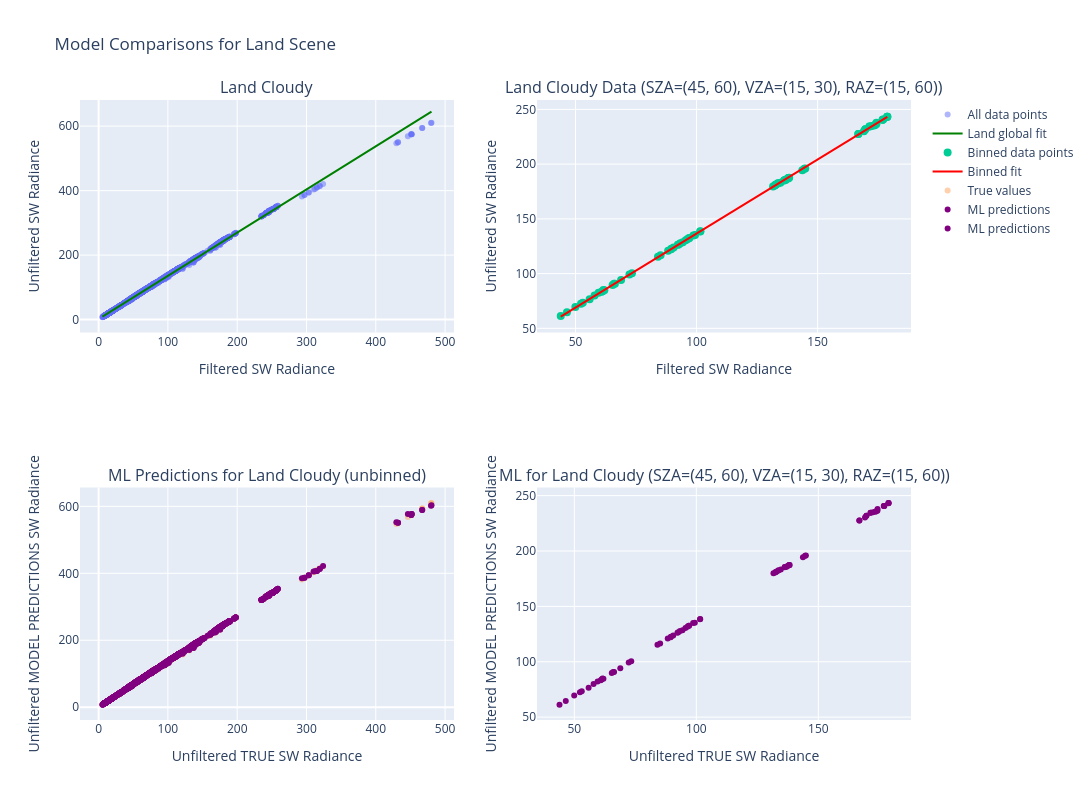

The cell this chart's notebook holds for it:
### Code cell
compare_global_vs_bin_fit_interactive(
    land_cloudy,
    scene="Land",
    sza_range=(45,60),
    vza_range=(15,30),
    raz_range=(15,60),
    degree=1,
    ml_model=test_model,
    name="Land Cloudy"
)

### Figure 1 — Plotly figure (JSON) as saved in the notebook; plotly's stock layout.template omitted (floating-point values rounded to 4 significant figures; data arrays with more than 128 entries replaced by an {"elided": "..."} marker saying what was removed)
{"data": [{"hovertemplate": "Filtered SW: %{x:.2f}<br>Unfiltered SW: %{y:.2f}", "marker": {"opacity": 0.5, "size": 6}, "mode": "markers", "name": "All data points", "type": "scatter", "x": {"elided": "2520 float values"}, "xaxis": "x", "y": {"elided": "2520 float values"}, "yaxis": "y"}, {"line": {"color": "green", "width": 2}, "mode": "lines", "name": "Land global fit", "type": "scatter", "x": {"elided": "2520 float values"}, "xaxis": "x", "y": {"elided": "2520 float values"}, "yaxis": "y"}, {"hovertemplate": "Filtered SW: %{x:.2f}<br>Unfiltered SW: %{y:.2f}", "marker": {"size": 8}, "mode": "markers", "name": "Binned data points", "type": "scatter", "x": [61.17, 92.26, 133.6, 171.4, 53.03, 88.27, 132.6, 171.4, 61.91, 92.62, 136.2, 174.3, 43.91, 84.06, 137.7, 178.8, 46.48, 85.15, 138.0, 178.8, 55.84, 89.47, 144.6, 178.8, 65.34, 96.84, 133.5, 169.7, 57.89, 93.3, 132.7, 169.7, 66.28, 97.05, 136.2, 172.4, 49.94, 89.56, 138.0, 176.8, 52.28, 90.52, 138.2, 176.8, 60.83, 94.32, 144.9, 177.1, 72.28, 101.6, 132.3, 166.8, 65.91, 98.68, 131.6, 166.8, 73.32, 101.5, 134.6, 169.1, 59.53, 95.54, 136.9, 173.5, 61.52, 96.33, 137.1, 173.5, 68.83, 99.38, 143.7, 174.2], "xaxis": "x2", "y": [83.96, 126.2, 182.4, 234.4, 73.27, 121.0, 181.2, 234.4, 84.74, 126.5, 185.3, 237.7, 61.38, 115.3, 187.0, 243.4, 64.64, 116.7, 187.4, 243.4, 76.53, 122.2, 195.7, 243.3, 89.69, 132.3, 182.3, 231.8, 79.9, 127.7, 181.2, 231.8, 90.73, 132.4, 185.1, 234.9, 69.52, 122.6, 187.3, 240.5, 72.49, 123.9, 187.6, 240.5, 83.34, 128.6, 196.0, 240.7, 99.16, 138.7, 180.5, 227.4, 90.78, 134.8, 179.6, 227.4, 100.3, 138.4, 183.0, 230.1, 82.42, 130.6, 185.7, 235.6, 84.95, 131.6, 185.9, 235.6, 94.21, 135.4, 194.3, 236.4], "yaxis": "y2"}, {"line": {"color": "red", "width": 2}, "mode": "lines", "name": "Binned fit", "type": "scatter", "x": [43.91, 46.48, 49.94, 52.28, 53.03, 55.84, 57.89, 59.53, 60.83, 61.17, 61.52, 61.91, 65.34, 65.91, 66.28, 68.83, 72.28, 73.32, 84.06, 85.15, 88.27, 89.47, 89.56, 90.52, 92.26, 92.62, 93.3, 94.32, 95.54, 96.33, 96.84, 97.05, 98.68, 99.38, 101.5, 101.6, 131.6, 132.3, 132.6, 132.7, 133.5, 133.6, 134.6, 136.2, 136.2, 136.9, 137.1, 137.7, 138.0, 138.0, 138.2, 143.7, 144.6, 144.9, 166.8, 166.8, 169.1, 169.7, 169.7, 171.4, 171.4, 172.4, 173.5, 173.5, 174.2, 174.3, 176.8, 176.8, 177.1, 178.8, 178.8, 178.8], "xaxis": "x2", "y": [60.77, 64.24, 68.92, 72.08, 73.1, 76.9, 79.66, 81.88, 83.64, 84.1, 84.57, 85.11, 89.73, 90.51, 91.01, 94.46, 99.13, 100.5, 115.1, 116.5, 120.7, 122.4, 122.5, 123.8, 126.1, 126.6, 127.5, 128.9, 130.6, 131.6, 132.3, 132.6, 134.8, 135.8, 138.7, 138.7, 179.3, 180.3, 180.7, 180.8, 182.0, 182.0, 183.4, 185.5, 185.6, 186.5, 186.7, 187.6, 188.0, 188.0, 188.3, 195.7, 196.9, 197.3, 226.9, 226.9, 230.1, 230.8, 230.8, 233.2, 233.2, 234.5, 236.0, 236.0, 237.0, 237.0, 240.5, 240.5, 240.8, 243.1, 243.1, 243.1], "yaxis": "y2"}, {"hovertemplate": "Filtered SW: %{x:.2f}<br>True Unfiltered: %{y:.2f}", "marker": {"opacity": 0.5, "size": 6}, "mode": "markers", "name": "True values", "type": "scatter", "x": {"elided": "2520 float values"}, "xaxis": "x3", "y": {"elided": "2520 float values"}, "yaxis": "y3"}, {"hovertemplate": "Filtered SW: %{x:.2f}<br>Predicted: %{y:.2f}", "marker": {"color": "purple", "size": 6}, "mode": "markers", "name": "ML predictions", "type": "scatter", "x": {"elided": "2520 float values"}, "xaxis": "x3", "y": {"elided": "2520 float values"}, "yaxis": "y3"}, {"hovertemplate": "Filtered SW: %{x:.2f}<br>Predicted: %{y:.2f}", "marker": {"color": "purple", "size": 6}, "mode": "markers", "name": "ML predictions", "type": "scatter", "x": [61.17, 92.26, 133.6, 171.4, 53.03, 88.27, 132.6, 171.4, 61.91, 92.62, 136.2, 174.3, 43.91, 84.06, 137.7, 178.8, 46.48, 85.15, 138.0, 178.8, 55.84, 89.47, 144.6, 178.8, 65.34, 96.84, 133.5, 169.7, 57.89, 93.3, 132.7, 169.7, 66.28, 97.05, 136.2, 172.4, 49.94, 89.56, 138.0, 176.8, 52.28, 90.52, 138.2, 176.8, 60.83, 94.32, 144.9, 177.1, 72.28, 101.6, 132.3, 166.8, 65.91, 98.68, 131.6, 166.8, 73.32, 101.5, 134.6, 169.1, 59.53, 95.54, 136.9, 173.5, 61.52, 96.33, 137.1, 173.5, 68.83, 99.38, 143.7, 174.2], "xaxis": "x4", "y": [84.07, 126.3, 182.4, 234.6, 73.42, 120.9, 181.1, 234.6, 84.78, 126.6, 185.4, 237.8, 61.31, 115.4, 187.0, 243.4, 64.65, 116.5, 187.1, 243.4, 76.5, 122.2, 195.6, 243.2, 89.77, 132.5, 182.4, 231.8, 80.02, 127.7, 181.2, 231.8, 90.83, 132.6, 185.3, 234.9, 69.5, 122.6, 187.3, 240.6, 72.48, 123.8, 187.4, 240.6, 83.27, 128.6, 196.0, 240.7, 99.28, 138.7, 180.7, 227.5, 90.78, 134.9, 179.8, 227.5, 100.6, 138.3, 183.3, 230.2, 82.2, 130.5, 185.8, 235.6, 84.88, 131.6, 186.0, 235.6, 94.15, 135.2, 194.4, 236.3], "yaxis": "y4"}], "layout": {"annotations": [{"font": {"size": 16}, "showarrow": false, "text": "Land Cloudy", "x": 0.225, "xanchor": "center", "xref": "paper", "y": 1, "yanchor": "bottom", "yref": "paper"}, {"font": {"size": 16}, "showarrow": false, "text": "Land Cloudy Data (SZA=(45, 60), VZA=(15, 30), RAZ=(15, 60))", "x": 0.775, "xanchor": "center", "xref": "paper", "y": 1, "yanchor": "bottom", "yref": "paper"}, {"font": {"size": 16}, "showarrow": false, "text": "ML Predictions for Land Cloudy (unbinned)", "x": 0.225, "xanchor": "center", "xref": "paper", "y": 0.375, "yanchor": "bottom", "yref": "paper"}, {"font": {"size": 16}, "showarrow": false, "text": "ML for Land Cloudy (SZA=(45, 60), VZA=(15, 30), RAZ=(15, 60))", "x": 0.775, "xanchor": "center", "xref": "paper", "y": 0.375, "yanchor": "bottom", "yref": "paper"}], "height": 800, "showlegend": true, "title": {"text": "Model Comparisons for Land Scene"}, "width": 1200, "xaxis": {"anchor": "y", "domain": [0, 0.45], "title": {"text": "Filtered SW Radiance"}}, "xaxis2": {"anchor": "y2", "domain": [0.55, 1], "title": {"text": "Filtered SW Radiance"}}, "xaxis3": {"anchor": "y3", "domain": [0, 0.45], "title": {"text": "Unfiltered TRUE SW Radiance"}}, "xaxis4": {"anchor": "y4", "domain": [0.55, 1], "title": {"text": "Unfiltered TRUE SW Radiance"}}, "yaxis": {"anchor": "x", "domain": [0.625, 1], "title": {"text": "Unfiltered SW Radiance"}}, "yaxis2": {"anchor": "x2", "domain": [0.625, 1], "title": {"text": "Unfiltered SW Radiance"}}, "yaxis3": {"anchor": "x3", "domain": [0, 0.375], "title": {"text": "Unfiltered MODEL PREDICTIONS SW Radiance"}}, "yaxis4": {"anchor": "x4", "domain": [0, 0.375], "title": {"text": "Unfiltered MODEL PREDICTIONS SW Radiance"}}}}
